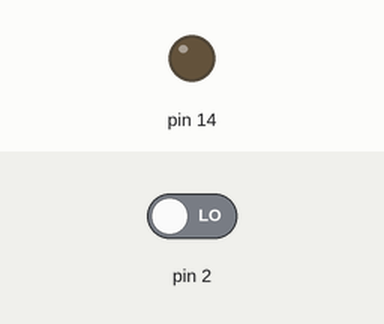
A sketch run on a simulated Arduino Uno, built with avr-gcc and run on an emulated ATmega328P. Shown: output pins drawn as LEDs (lit = HIGH). The test bench sets the inputs (shaded band); at power-on: pin 2 LOW.

Above: at 1.2 s.
1.3 s: pin 2 driven HIGH
At 2.0 s:
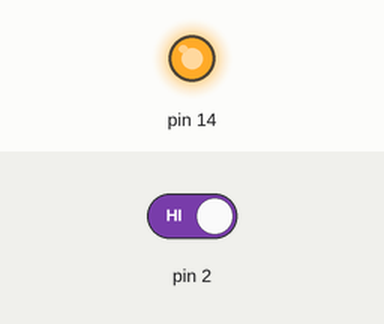
Timing chart, 0 to 4.3 s (numbered marks = the images above; inputs shaded):
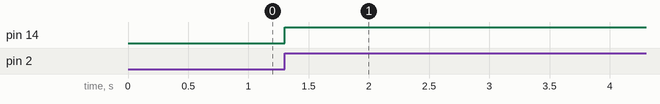

Measured:
- after the input at 1.3 s, pin 14: LOW → HIGH at once

The sketch:

exercise.ino
```cpp
#include <avr/io.h>
#include <avr/interrupt.h>


ISR (INT0_vect) {

  PORTC = ( PORTC ^ (1 << PC0));
}

void INT_init (void) {

  SREG &= ~ ( 1 << 7);

  DDRD &= ~ (1 << PD2);

  EIMSK |= (1 << INT0);

  EICRA |= ( 1<< ISC00);
  EICRA |= (1 << ISC01);

   SREG |=  ( 1 << 7);
}

void setup() {

  INT_init();

  DDRC = 0x01;
  PORTC &= ~(1<<PC0);
  Serial.begin(9600);

}

void loop() {
  // put your main code here, to run repeatedly:

}
```
